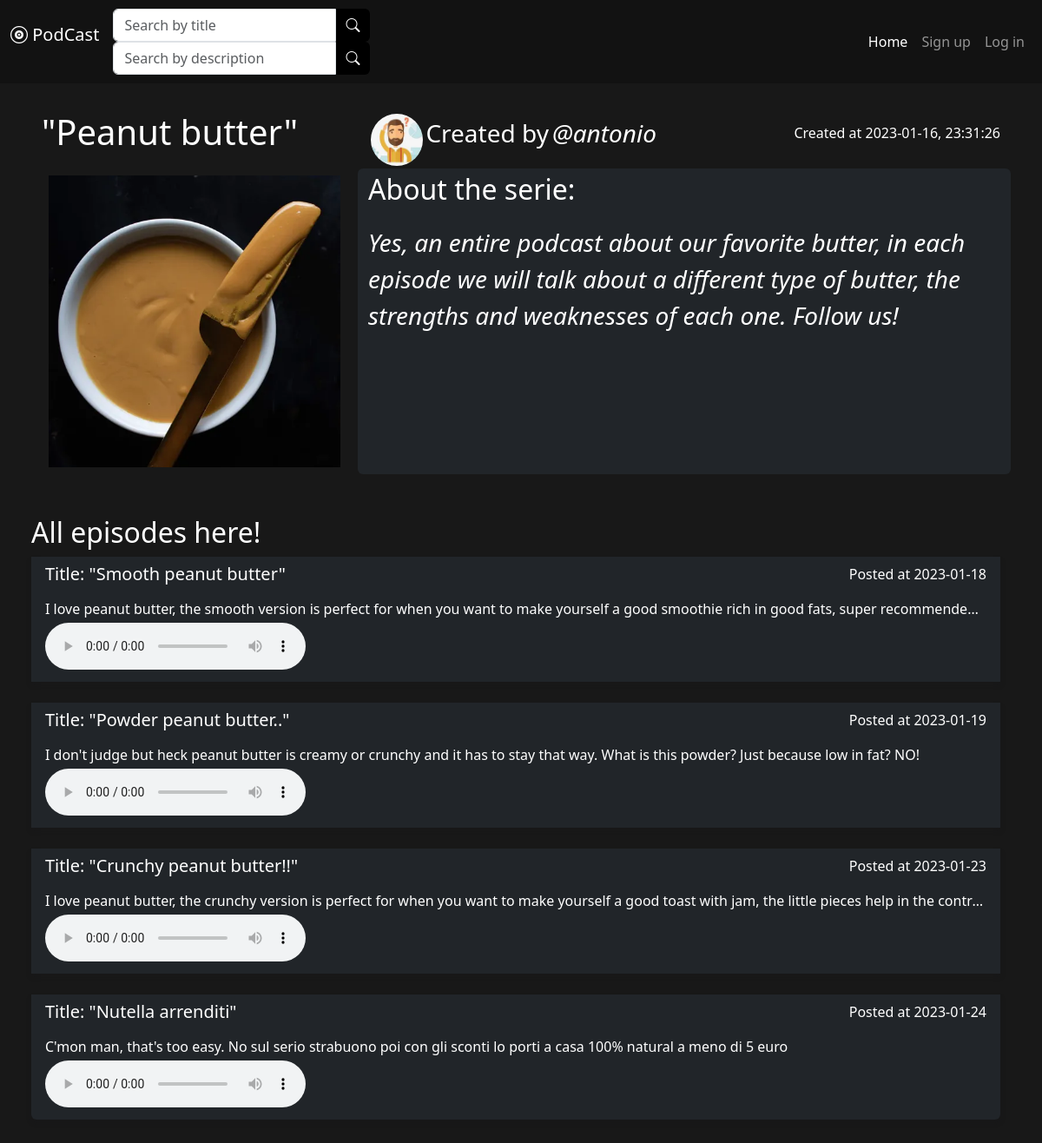
/serie/13, run on the app's committed database.
### tables this page shows
CREATE TABLE "serie" (
	"id"	INTEGER,
	"title"	TEXT NOT NULL,
	"description"	TEXT NOT NULL,
	"img_path"	TEXT NOT NULL,
	"created_at"	TEXT NOT NULL,
	"user_id"	INTEGER NOT NULL,
	"category_id"	INTEGER NOT NULL,
	PRIMARY KEY("id" AUTOINCREMENT),
	FOREIGN KEY("category_id") REFERENCES "category"("id"),
	FOREIGN KEY("user_id") REFERENCES "user"("id")
);

CREATE TABLE "user" (
	"id"	INTEGER,
	"username"	TEXT NOT NULL UNIQUE,
	"email"	TEXT NOT NULL UNIQUE,
	"password"	TEXT NOT NULL,
	"is_creator"	INTEGER NOT NULL,
	"img_path"	TEXT NOT NULL,
	"firstname"	TEXT,
	"surname"	TEXT,
	PRIMARY KEY("id" AUTOINCREMENT)
);

CREATE TABLE "episode" (
	"id"	INTEGER,
	"title"	TEXT NOT NULL,
	"description"	TEXT NOT NULL,
	"serie_id"	INTEGER NOT NULL,
	"posted_at"	TEXT NOT NULL,
	"audio_path"	TEXT NOT NULL,
	FOREIGN KEY("serie_id") REFERENCES "serie"("id") ON DELETE CASCADE,
	PRIMARY KEY("id" AUTOINCREMENT)
);

### app.py (the view)
@app.route('/serie/<int:serie_id>')
def single_serie(serie_id):
    serie = dao.get_serie(serie_id)
    if serie is None:
        return render_template('404.html'), 404
    episodes = dao.get_episodes(serie_id)
    datetoday = datetime.today().strftime("%Y-%m-%d, %H:%M:%S")
    return render_template('serie.html', serie=serie, episodes=episodes, datetoday=datetoday)

### dao.py (called while the page is built)
def get_serie(serie_id):
    conn = sqlite3.connect('db/podcast.db')
    conn.row_factory = sqlite3.Row
    cursor = conn.cursor()
    sql = 'SELECT serie.id, serie.title, serie.created_at, serie.description, serie.img_path, serie.user_id, user.username, user.img_path AS user_img_path FROM serie LEFT JOIN user ON serie.user_id = user.id WHERE serie.id = ?'
    cursor.execute(sql, (serie_id,))
    serie = cursor.fetchone()
    cursor.close()
    conn.close()
    return serie

def get_episodes(serie_id):
    conn = sqlite3.connect('db/podcast.db')
    conn.row_factory = sqlite3.Row
    cursor = conn.cursor()
    sql = 'SELECT * FROM episode WHERE episode.serie_id = ? ORDER BY posted_at ASC'
    cursor.execute(sql, (serie_id,))
    episodes = cursor.fetchall()
    cursor.close()
    conn.close()
    return episodes

### templates/serie.html (shortened to what this page needs)
{% extends "base.html" %}
{% block home_active %}active{% endblock %}
{% block filter %}
<div>
  <div class="input-group">
    <input type="text" id="titleEpFilter" class="form-control" placeholder="Search by title" aria-describedby="basic-addon2">
    <span class="bg-black text-white border-0 input-group-text" id="basic-addon2"><i class="bi bi-search"></i>
  </div>
  <div class="input-group">
    <input type="text" id="descriptionEpFilter" class="form-control" placeholder="Search by description" aria-describedby="basic-addon2">
    <span class="bg-black text-white border-0 input-group-text" id="basic-addon2"><i class="bi bi-search"></i>
  </div>
</div>
{% endblock %}
{% block content %}
<main id="main-mylist">
  <article class="p-2 mx-3">
    <section id="serie-introduction">
      <div class="mb-5 container">
        <div class="row">
          <div class="col-lg-4 col-md-6 col-sm-12">
            <h1>"{{serie.title | e}}"</h1>
          </div>
          <div class="col-lg-8 col-md-6 col-sm-12 d-inline-flex align-items-center">
            <img class="usrimg rounded-circle" src="{{ url_for('static', filename= 'user/' +serie.user_img_path ) }}"
              alt="Questa è l'immagine dell'utente {{ serie.username |e }}">
            <p class="fs-3">Created by</p>
            <p class="ms-1 fs-3 fst-italic username">@{{ serie.username |e }}</p>
            <p class="flex-grow-1 text-end">Created at {{ serie.created_at |e }}</p>
          </div>
        </div>
        <div class="row">
          <div class="col-lg-4 col-md-6 col-sm-12">
            <img class="w-100 p-2" src="{{ url_for('static', filename= 'serie/' + serie.img_path ) }}"
              alt="Image about the serie {{serie.title | e}}">
          </div>
          <div class="col-lg-8 col-md-6 col-sm-12 rounded bg-dark">
            <p class="fs-2">About the serie:</p>
            <p class="fs-3 fst-italic">{{ serie.description |e }}</p>
          </div>
        </div>
      </div>
    </section>
    <section id="serie-episodes">
      <div class="list-group container">
        <h2>All episodes here!</h2>
        {% for episode in episodes %}
        {% if datetoday >= episode.posted_at or current_user.id == serie.user_id %}
        <a href="{{url_for('single_episode', episode_id=episode.id)}}"
          class="episode list-group-item list-group-item-action list-item-episode bg-dark text-white">
          <div class="d-flex w-100 justify-content-between">
            <h5 class="mb-1  episode-title text-truncate">Title: "{{episode.title | e}}"</h5>
            <p> Posted at {{episode.posted_at | e}}</p>
          </div>
          <p class="mb-1 text-truncate episode-description">{{episode.description | e}}</p>
          {% if current_user.is_authenticated %}
          <audio controls class="mw-100">
            <source src="{{ url_for('static', filename = 'episode/' + episode.audio_path)}}" type="audio/mp3">
          </audio>
          {% else %}
          <audio controls class="audio-pls-signin mw-100">
            <source src="" type="audio/mp3">
          </audio>
          {% endif %}
        </a>
        {% endif %}
        {% endfor%}
      </div>
    </section>
  </article>
</main>
{% endblock %}

### static/style.css (style rules this page uses)
body { padding-top: 6rem; background-color: #181818; }
.usrimg { display: inline; height: 60px; vertical-align: middle; margin: 0.2rem 0.2rem 0.2rem 0.2rem; }
.card, .list-item-episode { transition: transform 0.2s ease; box-shadow: 0 4px 6px 0 rgba(22, 22, 26, 0.18); border-radius: 0; border: 0; margin-bottom: 1.5em; }

### data on the page
serie: title "Peanut butter", created_at "2023-01-16, 23:31:26", img_path (picture), description "Yes, an entire podcast about our favorite butter, in each episode we will talk about a different type of butter, the strengths and weaknesses of each one. Follow us!"
user: img_path+username (picture), username "antonio"
episode: title "Smooth peanut butter", posted_at "2023-01-18", description "I love peanut butter, the smooth version is perfect for when you want to make yourself a good smoothie rich in good fats, super recommende…"
episode: title "Powder peanut butter..", posted_at "2023-01-19", description "I don't judge but heck peanut butter is creamy or crunchy and it has to stay that way. What is this powder? Just because low in fat? NO!"
episode: title "Crunchy peanut butter!!", posted_at "2023-01-23", description "I love peanut butter, the crunchy version is perfect for when you want to make yourself a good toast with jam, the little pieces help in the contr…"
episode: title "Nutella arrenditi", posted_at "2023-01-24", description "C'mon man, that's too easy. No sul serio strabuono poi con gli sconti lo porti a casa 100% natural a meno di 5 euro"
